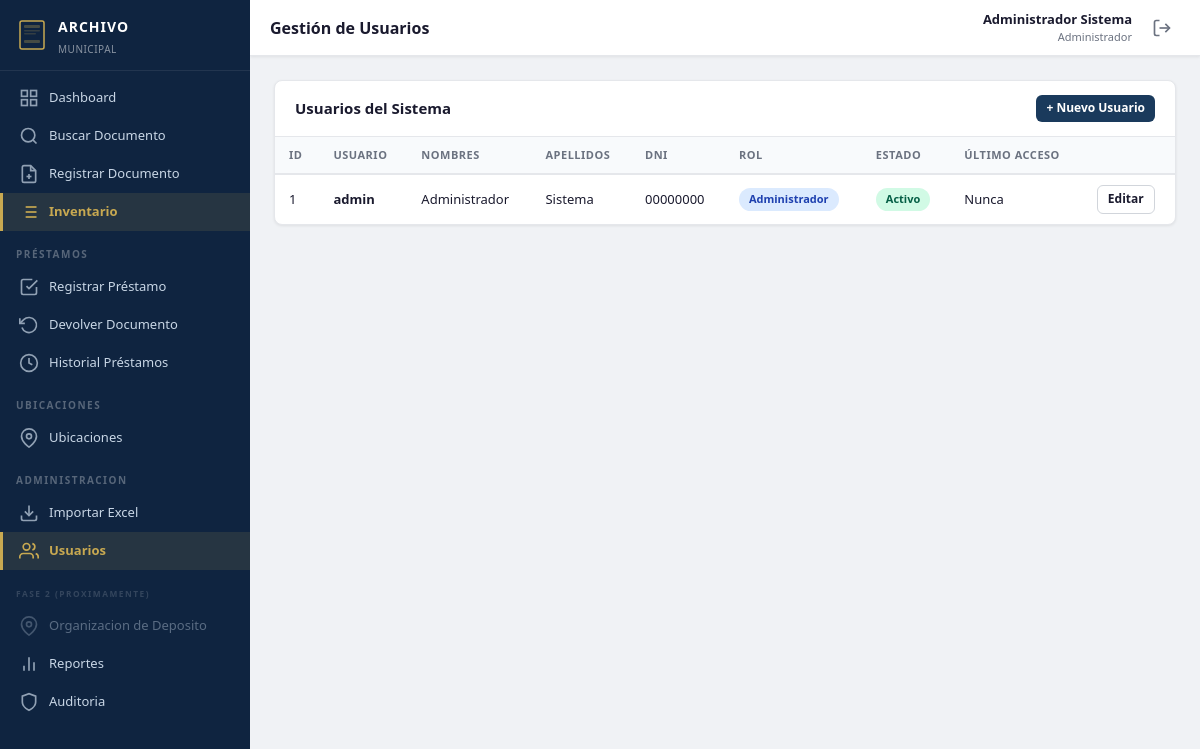
/usuarios/listar.php (signed in), run on the app's committed database.
### tables this page shows
CREATE TABLE `usuarios` (
  `id` INT UNSIGNED NOT NULL AUTO_INCREMENT,
  `rol_id` INT UNSIGNED NOT NULL,
  `nombres` VARCHAR(100) NOT NULL,
  `apellidos` VARCHAR(100) NOT NULL,
  `dni` VARCHAR(8) DEFAULT NULL,
  `email` VARCHAR(150) DEFAULT NULL,
  `telefono` VARCHAR(9) DEFAULT NULL,
  `deleted_at` TIMESTAMP NULL DEFAULT NULL,
  `username` VARCHAR(50) NOT NULL,
  `password` VARCHAR(255) NOT NULL,
  `estado` TINYINT(1) NOT NULL DEFAULT 1,
  `ultimo_acceso` TIMESTAMP NULL DEFAULT NULL,
  `created_at` TIMESTAMP NOT NULL DEFAULT CURRENT_TIMESTAMP,
  `updated_at` TIMESTAMP NOT NULL DEFAULT CURRENT_TIMESTAMP ON UPDATE CURRENT_TIMESTAMP,
  PRIMARY KEY (`id`),
  UNIQUE KEY `uq_usuarios_username` (`username`),
  UNIQUE KEY `uq_usuarios_dni` (`dni`),
  KEY `fk_usuarios_rol` (`rol_id`),
  CONSTRAINT `fk_usuarios_rol` FOREIGN KEY (`rol_id`) REFERENCES `roles` (`id`) ON DELETE RESTRICT ON UPDATE CASCADE
);

CREATE TABLE `roles` (
  `id` INT UNSIGNED NOT NULL AUTO_INCREMENT,
  `nombre` VARCHAR(50) NOT NULL,
  `descripcion` VARCHAR(255) DEFAULT NULL,
  `permisos` TEXT DEFAULT NULL,
  `created_at` TIMESTAMP NOT NULL DEFAULT CURRENT_TIMESTAMP,
  `updated_at` TIMESTAMP NOT NULL DEFAULT CURRENT_TIMESTAMP ON UPDATE CURRENT_TIMESTAMP,
  PRIMARY KEY (`id`),
  UNIQUE KEY `uq_roles_nombre` (`nombre`)
);

### config/config.php (called while the page is built, shortened)
<?php
require_once PATH_INCLUDES . '/database.php';
require_once PATH_INCLUDES . '/helpers.php';
spl_autoload_register(function ($class) {
    $models = [
        PATH_MODELS . '/' . $class . '.php',
    ];
    foreach ($models as $file) {
        if (file_exists($file)) {
            return;
        }
    }
});

### includes/database.php (called while the page is built, shortened)
<?php
class Database {
    private static $instance = null;
    private $connection;
    private function __construct() {
        try {
            $dsn = 'mysql:host=' . DB_HOST . ';port=' . DB_PORT . ';dbname=' . DB_NAME . ';charset=' . DB_CHARSET;
            $options = [
                PDO::ATTR_ERRMODE            => PDO::ERRMODE_EXCEPTION,
                PDO::ATTR_DEFAULT_FETCH_MODE => PDO::FETCH_ASSOC,
                PDO::ATTR_EMULATE_PREPARES   => false,
                PDO::MYSQL_ATTR_INIT_COMMAND => "SET NAMES utf8mb4 COLLATE utf8mb4_unicode_ci"
            ];
            $this->connection = new PDO($dsn, DB_USER, DB_PASS, $options);
        } catch (PDOException $e) {
            error_log('Error de conexión a BD: ' . $e->getMessage());
            die('Error al conectar con la base de datos.');
        }
    }
    public static function getInstance(): self {
        if (self::$instance === null) {
            self::$instance = new self();
        }
        return self::$instance;
    }
    public function getConnection(): PDO {
        return $this->connection;
    }
}
function db(): PDO {
    return Database::getInstance()->getConnection();
}

### models/Usuario.php (called while the page is built, shortened)
<?php
class Usuario {
    public static function findAll(): array {
        $stmt = db()->query(
            "SELECT u.*, r.nombre AS rol_nombre
             FROM usuarios u
             JOIN roles r ON u.rol_id = r.id
             WHERE u.deleted_at IS NULL
             ORDER BY u.apellidos, u.nombres"
        );
        return $stmt->fetchAll();
    }
}

### includes/helpers.php (called while the page is built, shortened)
<?php
function sanitize(string $data): string {
    return htmlspecialchars(trim($data), ENT_QUOTES, 'UTF-8');
}

### usuarios/listar.php (the view, shortened to what this page needs)
<?php
require_once dirname(__DIR__) . '/config/config.php';
$usuarios = Usuario::findAll();
?>
<div class="card">
    <div class="card-header">
        <h3>Usuarios del Sistema</h3>
        <a href="?new=1" class="btn btn-sm btn-primary">+ Nuevo Usuario</a>
    </div>
    <div class="card-body" style="padding:0;">
        <div class="table-wrapper">
            <table>
                <thead>
                    <tr>
                        <th>ID</th>
                        <th>Usuario</th>
                        <th>Nombres</th>
                        <th>Apellidos</th>
                        <th>DNI</th>
                        <th>Rol</th>
                        <th>Estado</th>
                        <th>Último Acceso</th>
                        <th></th>
                    </tr>
                </thead>
                <tbody>
                    <?php foreach ($usuarios as $u): ?>
                    <tr>
                        <td><?= $u['id'] ?></td>
                        <td><strong><?= sanitize($u['username']) ?></strong></td>
                        <td><?= sanitize($u['nombres']) ?></td>
                        <td><?= sanitize($u['apellidos']) ?></td>
                        <td><?= sanitize($u['dni'] ?? '-') ?></td>
                        <td><span class="badge badge-info"><?= sanitize($u['rol_nombre']) ?></span></td>
                        <td>
                            <span class="badge <?= $u['estado'] ? 'badge-success' : 'badge-danger' ?>">
                                <?= $u['estado'] ? 'Activo' : 'Inactivo' ?>
                            </span>
                        </td>
                        <td><?= $u['ultimo_acceso'] ? dateTimeFormat($u['ultimo_acceso']) : 'Nunca' ?></td>
                        <td>
                            <a href="?edit=<?= $u['id'] ?>" class="btn btn-sm btn-outline">Editar</a>
                        </td>
                    </tr>
                    <?php endforeach; ?>
                </tbody>
            </table>
        </div>
    </div>
</div>
<?php
require_once PATH_VIEWS . '/layouts/main.php';

### css/style.css (style rules this page uses)
*, *::before, *::after { box-sizing: border-box; margin: 0; padding: 0; }
:root { --primary: #1a3a5c; --primary-dark: #0f2440; --primary-light: #2a5a8c; --accent: #c8a951; --accent-dark: #b08f3a; --bg: #f0f2f5; --card: #ffffff; --text: #1a1a2e; --text-light: #6b7280; --text-muted: #9ca3af; --border: #d1d5db; --border-light: #e5e7eb; --success: #059669; --success-light: #d1fae5; --warning: #d97706; --warning-light: #fef3c7; --danger: #dc2626; --danger-light: #fee2e2; --info: #2563eb; --info-light: #dbeafe; --sidebar-width: 250px; --topbar-height: 56px; --shadow: 0 1px 3px rgba(0,0,0,0.08); --shadow-md: 0 4px 12px rgba(0,0,0,0.1); --shadow-lg: 0 8px 24px rgba(0,0,0,0.12); --radius: 6px; --radius-lg: 8px; }
body { font-family: 'Segoe UI', 'Helvetica Neue', Arial, sans-serif; background: var(--bg); color: var(--text); font-size: 14px; line-height: 1.5; }
a { color: var(--primary); text-decoration: none; }
.card { background: var(--card); border-radius: var(--radius-lg); box-shadow: var(--shadow); border: 1px solid var(--border-light); overflow: hidden; }
.card-header { padding: 14px 20px; border-bottom: 1px solid var(--border-light); display: flex; align-items: center; justify-content: space-between; }
.card-header h3 { font-size: 15px; font-weight: 600; }
.card-body { padding: 20px; }
.table-wrapper { overflow-x: auto; }
table { width: 100%; border-collapse: collapse; }
table th { background: #f8fafc; font-size: 11px; font-weight: 700; color: var(--text-light); text-transform: uppercase; letter-spacing: 0.5px; padding: 10px 14px; text-align: left; border-bottom: 2px solid var(--border-light); white-space: nowrap; }
table td { padding: 10px 14px; border-bottom: 1px solid var(--border-light); font-size: 13px; color: var(--text); vertical-align: middle; }
table tbody tr:last-child td { border-bottom: none; }
.badge { display: inline-block; padding: 3px 10px; border-radius: 20px; font-size: 11px; font-weight: 600; white-space: nowrap; }
.badge-success { background: var(--success-light); color: #065f46; }
.badge-info { background: var(--info-light); color: #1e40af; }
.btn { display: inline-flex; align-items: center; justify-content: center; gap: 6px; padding: 8px 16px; border: none; border-radius: var(--radius); font-size: 13px; font-weight: 600; cursor: pointer; transition: background 0.15s, transform 0.1s; text-decoration: none; white-space: nowrap; line-height: 1.4; }
.btn-primary { background: var(--primary); color: #fff; }
.btn-outline { background: transparent; border: 1.5px solid var(--border); color: var(--text); }
.btn-sm { padding: 5px 10px; font-size: 12px; }

### data on the page
usuarios: id "1", username "admin", nombres "Administrador", apellidos "Sistema", dni "00000000", rol.nombre "Administrador", estado "Activo", shows "Nunca"

### other printed values
$pageTitle "Gestión de Usuarios"
Auth::fullName() "Administrador Sistema"
Auth::rol() "Administrador"
